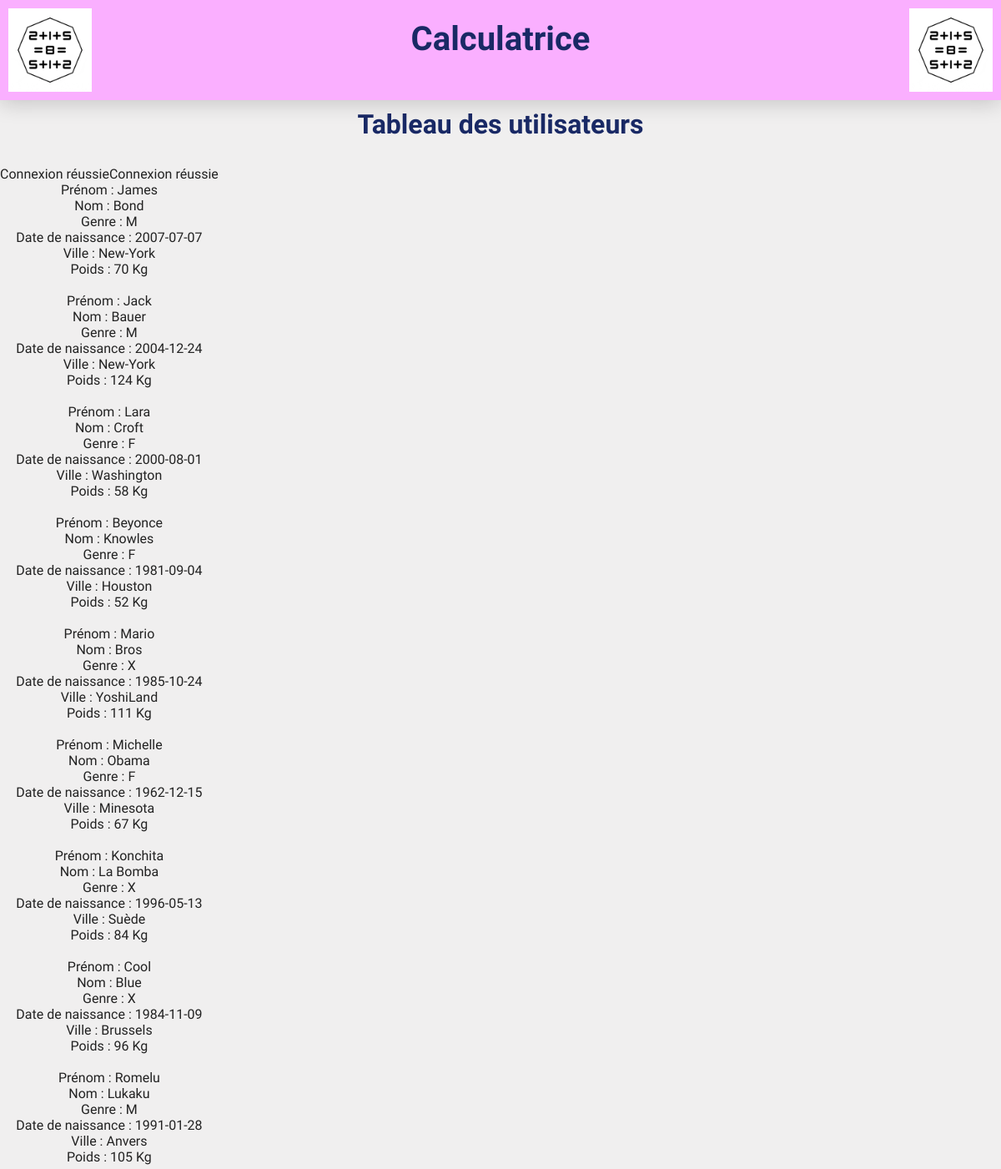
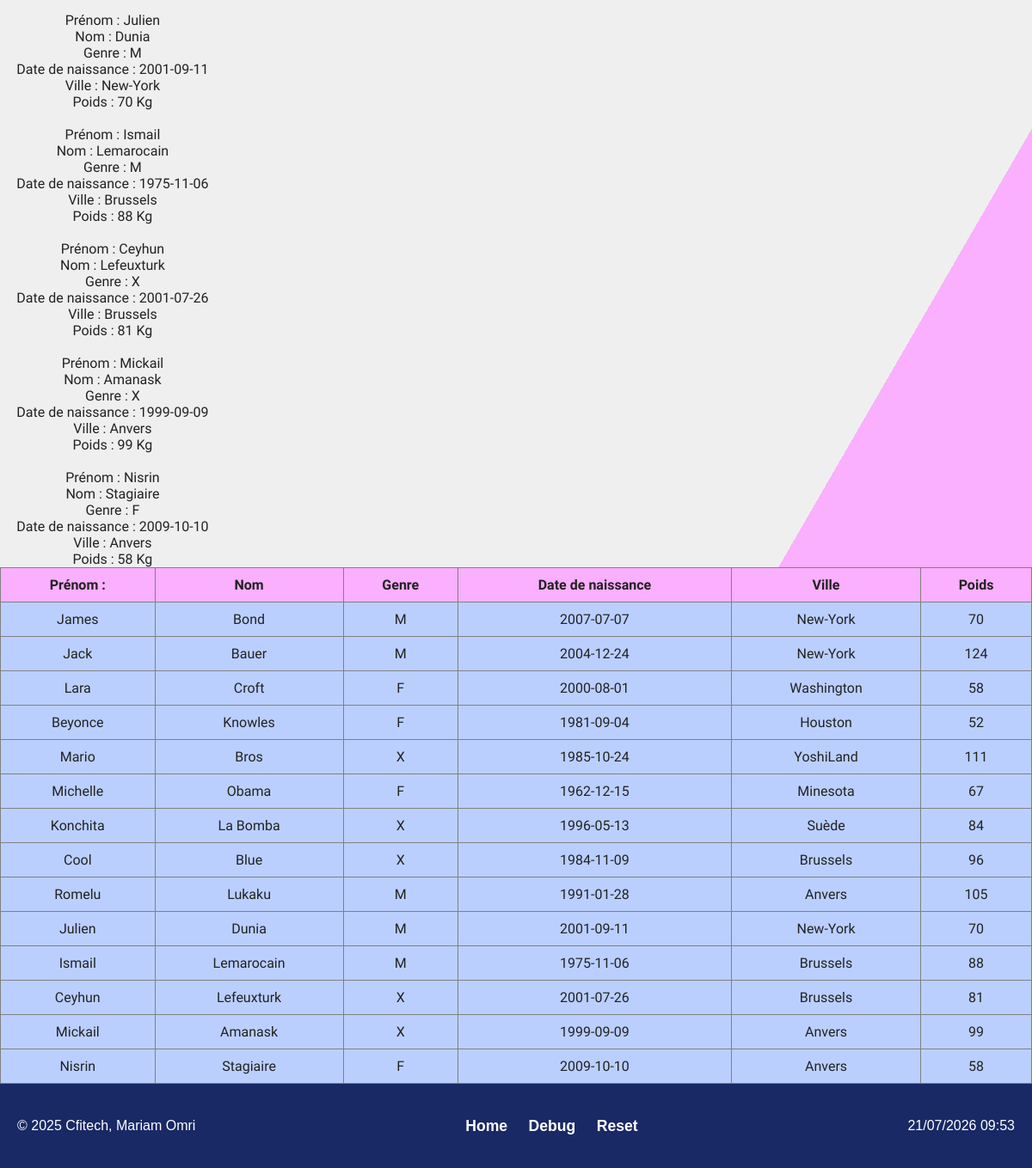
The page /tabUser.php (signed in) on the database its author committed (2 pictures, top to bottom).
### tables this page shows
CREATE TABLE `users` (
  `id_user` int NOT NULL AUTO_INCREMENT,
  `firstname` varchar(255) NOT NULL,
  `lastname` varchar(255) NOT NULL,
  `gender` enum('M','F','X') NOT NULL,
  `date_of_birth` date NOT NULL,
  `city` varchar(255) NOT NULL,
  `weight_kg` int NOT NULL,
  PRIMARY KEY (`id_user`)
);

### tabUser.php (the view, shortened to what this page needs)
<?php
$nav = "tabUser";
require "header.php";
?>
<center><b>
    <h1>Tableau des utilisateurs</h1>
  </b></center>
<?php
try {
  echo 'Connexion réussie';
} catch (PDOException $e) {
  die('Erreur : ' . $e->getMessage());
}
try {
  $pdo = new PDO('mysql:dbname=coursmysql;host=localhost', "root", "");
  $pdo->setAttribute(PDO::ATTR_ERRMODE, PDO::ERRMODE_EXCEPTION);
  echo 'Connexion réussie';
  $resultat = $pdo->query('SELECT * from users');
  $tabUsers = $resultat->fetchAll(PDO::FETCH_OBJ);
} catch (PDOException $e) {
  die('Erreur : ' . $e->getMessage());
}
foreach ($tabUsers as $user) {
  echo "<br>Prénom : " . $user->firstname . "<br>";
  echo "Nom : " . $user->lastname . "<br>";
  echo "Genre : " . $user->gender . "<br>";
  echo "Date de naissance : " . $user->date_of_birth . "<br>";
  echo "Ville : " . $user->city . "<br>";
  echo "Poids : " . $user->weight_kg . " Kg<br>";
}
?>
<table border="1" cellpadding="10">
  <tr>
    <th>Prénom :</th>
    <th>Nom</th>
    <th>Genre</th>
    <th>Date de naissance</th>
    <th>Ville</th>
    <th>Poids</th>
  </tr>
  <?php foreach ($tabUsers as $user) { ?>
    <tr>
      <td><?php echo  $user->firstname ?></td>
      <td><?php echo  $user->lastname ?></td>
      <td><?php echo $user->gender ?></td>
      <td><?php echo $user->date_of_birth ?></td>
      <td><?php echo $user->city ?></td>
      <td><?php echo $user->weight_kg ?></td>
    </tr>
  <?php } ?>
</table>
<?php
require "footer.php";

### header.php (shortened to what this page needs)
<!DOCTYPE html>
<html lang="en">
  <head>
    <link rel="stylesheet" href="assets/css/styles.css">
    <link rel="stylesheet" href="assets/css/responsive.css">
  </head>
  <body>
    <div class="wrapper">
      <header class="header">
        <div class="logo">
          <img src="assets/images/Ambigram-8-eight-math-2-1-5-rotation-mirror-high-resolution.gif" alt="logo-img" width="100px">
        </div>
        <div>
          <h1 class="titheader">Calculatrice</h1>
        </div>
        <div class="logo">
          <img src="assets/images/Ambigram-8-eight-math-2-1-5-rotation-mirror-high-resolution.gif" alt="logo-img" width="100px">
        </div>
      </header>

### footer.php (shortened to what this page needs)
  </div>
    <footer>
    <div class="am">
      <p> &copy; 2025 Cfitech, Mariam Omri</p>
    </div>
      <div class="footerlink am">
          <a href="./index.php" class="nav-item <?php if ($nav === "index"): ?> active<?php endif ?>">Home</a>
        <a href="./sessionActuelle" class="nav-item <?php if ($nav === "sessionActuelle"): ?> active<?php endif ?>">Debug</a>
        <a href="./resetSessions" class="nav-item <?php if ($nav === "resetSessions"): ?> active<?php endif ?>">Reset</a>
      </div>
      <div class="am">
        <p class="date"><?= date("d/m/Y H:i") ?></p>
      </div>
    </footer>
  </body>
</html>

### assets/css/styles.css (style rules this page uses)
body { margin: 0; font-family: 'Poppins', Arial, sans-serif; background: linear-gradient(120deg, #F0EFEF 75%, #FAAFFF 25%); color: #222; }
.header { display: flex; justify-content: space-between; align-items: center; padding: 1rem 2rem; background: #FAAFFF; color: black; position: sticky; top: 0; z-index: 100; box-shadow: 0 4px 24px rgba(0,0,0,0.18); }
.titheader { font-size: 40px; font-weight: bold; color: #192965; }
h1, h2 { margin-top: 0%; color:#192965; }
.logo { display: flex; align-items: center; }
th { background-color: #FAAFFF; font-weight: bold; }
td { background-color: #BBCFFF; text-align: center; }
table { margin-left: auto; margin-right: auto; border-collapse: collapse; }
footer { background: #192965; color: #fff; display: flex; justify-content:space-between; align-items: center; padding: 1.5rem 0; box-shadow: 0 -2px 20px rgba(218,165,32,0.10); }
.am { margin-left: 20px; margin-right: 20px; }
.footerlink a { margin: 10px; color: white; font-size: 1.1rem; font-weight: bold; text-decoration: none; }

### assets/css/responsive.css (style rules this page uses)
.wrapper { display: flex; flex-flow: row wrap; font-weight: bold; text-align: center; font-family: "Playwrite HU", cursive; font-optical-sizincg: auto; font-weight: 300; font-style: normal; }
.wrapper > * { padding: 10px; flex: 1 100%; }

### rows shown on the page
users: firstname "James", lastname "Bond", gender "M", date_of_birth "2007-07-07", city "New-York", weight_kg "70"
users: firstname "Jack", lastname "Bauer", gender "M", date_of_birth "2004-12-24", city "New-York", weight_kg "124"
users: firstname "Lara", lastname "Croft", gender "F", date_of_birth "2000-08-01", city "Washington", weight_kg "58"
users: firstname "Beyonce", lastname "Knowles", gender "F", date_of_birth "1981-09-04", city "Houston", weight_kg "52"
users: firstname "Mario", lastname "Bros", gender "X", date_of_birth "1985-10-24", city "YoshiLand", weight_kg "111"
users: firstname "Michelle", lastname "Obama", gender "F", date_of_birth "1962-12-15", city "Minesota", weight_kg "67"
users: firstname "Konchita", lastname "La Bomba", gender "X", date_of_birth "1996-05-13", city "Suède", weight_kg "84"
users: firstname "Cool", lastname "Blue", gender "X", date_of_birth "1984-11-09", city "Brussels", weight_kg "96"
users: firstname "Romelu", lastname "Lukaku", gender "M", date_of_birth "1991-01-28", city "Anvers", weight_kg "105"
users: firstname "Julien", lastname "Dunia", gender "M", date_of_birth "2001-09-11", city "New-York", weight_kg "70"
users: firstname "Ismail", lastname "Lemarocain", gender "M", date_of_birth "1975-11-06", city "Brussels", weight_kg "88"
users: firstname "Ceyhun", lastname "Lefeuxturk", gender "X", date_of_birth "2001-07-26", city "Brussels", weight_kg "81"
users: firstname "Mickail", lastname "Amanask", gender "X", date_of_birth "1999-09-09", city "Anvers", weight_kg "99"
users: firstname "Nisrin", lastname "Stagiaire", gender "F", date_of_birth "2009-10-10", city "Anvers", weight_kg "58"
